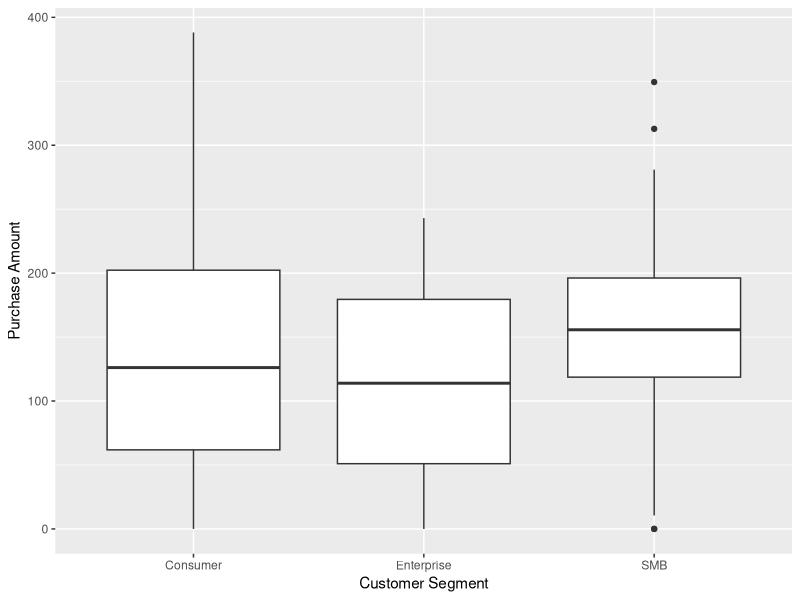
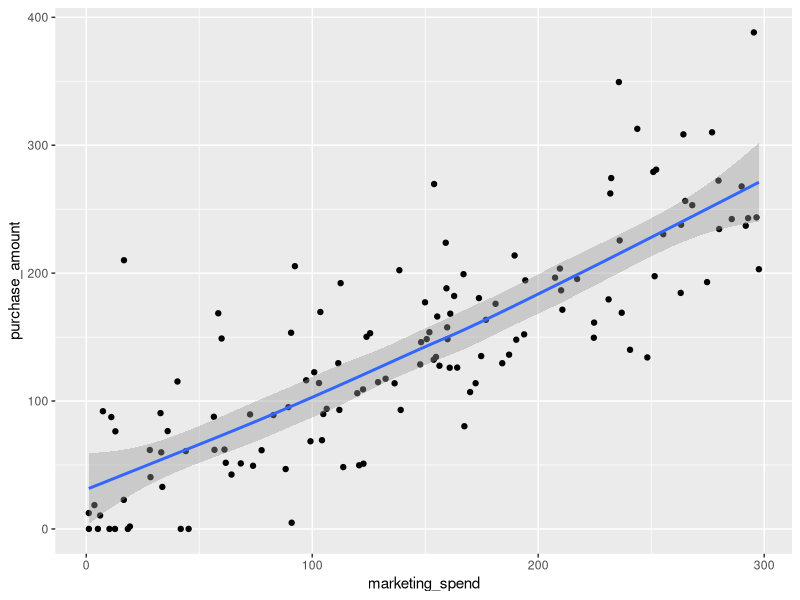
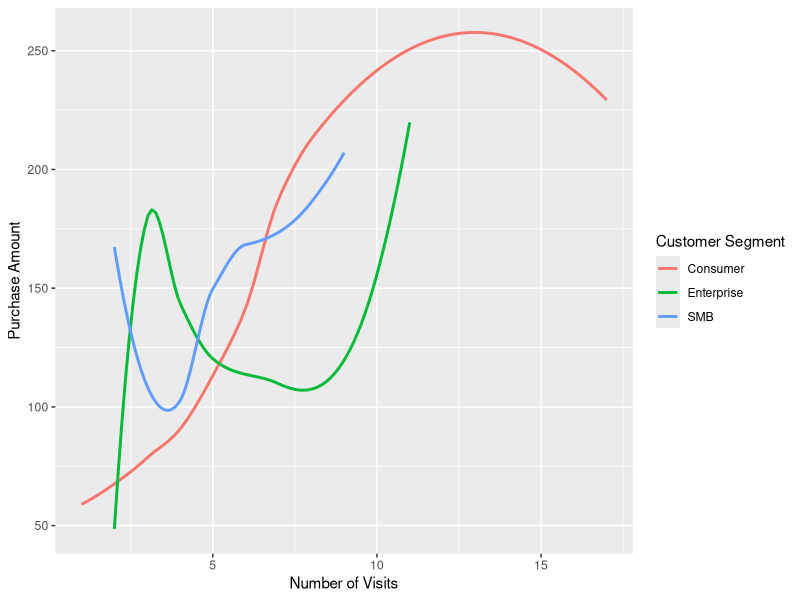

Reproduce these figures in R, in order.
## ---- chunk 1
#| include: false
#| message: false
#| warning: false
library(tidyverse)
library(knitr)
library(kableExtra)
## ---- chunk 2
#| include: false
knitr:: opts_chunk$set(
  echo = FALSE,
  message = FALSE,
  warning = FALSE
)

## ---- chunk 3
data <- read_csv("data/34334912_Aatish Prasad.csv")
## ---- chunk 4
#| include: false 
data_clean <- data %>% 
  distinct() %>% 
  mutate(
  # Convert missing values to NA
    across(c(signup_date, segment, notes), ~na_if(., "N/A")), 
      
  # Convert date to standard format
  signup_date = coalesce(
  dmy(signup_date),
  mdy(signup_date))
    )

glimpse(data_clean)
## ---- chunk 5
#| include: false
nrow(data_clean)
ncol(data_clean)
## ---- chunk 6
#| label: fig-boxplot
#| fig-cap: "Distribution of purchase amount by customer segment"

data_clean %>% 
  ggplot(aes(x = segment, y = purchase_amount)) +
  geom_boxplot(na.rm = TRUE) +
  labs(
    x = "Customer Segment",
    y = "Purchase Amount"
  )

## ---- chunk 7
#| label: tbl-summary
data_clean %>%
  group_by(segment) %>% 
  summarise(
    count = n(),
    avg_purchase = mean(purchase_amount, na.rm = TRUE),
    median_purchase = median(purchase_amount, na.rm = TRUE),
    avg_marketing = mean(marketing_spend, na.rm = TRUE),
    avg_visits = mean(visits, na.rm =TRUE)
  ) %>% 
  kable(caption = "Summary Statistics") %>% 
   kable_styling(
    full_width = FALSE,
    position = "center",
    bootstrap_options = c("bordered")
  )
## ---- chunk 8
#| label: fig-marketing-purchase
#| fig-cap: "Relationship between marketing expenditure and purchase amount"

ggplot(data_clean, aes(x = marketing_spend, y = purchase_amount)) +
  geom_point() +
  geom_smooth()
## ---- chunk 9
#| label: fig-visits-purchase
#| fig-cap: "Relationship between number of visits and purchase amount by segment"

data_clean %>%
  ggplot(aes(x = visits, y = purchase_amount, colour = segment)) +
  geom_smooth(se = FALSE) +
  labs(
    x = "Number of Visits",
    y = "Purchase Amount",
    colour = "Customer Segment"
  )
